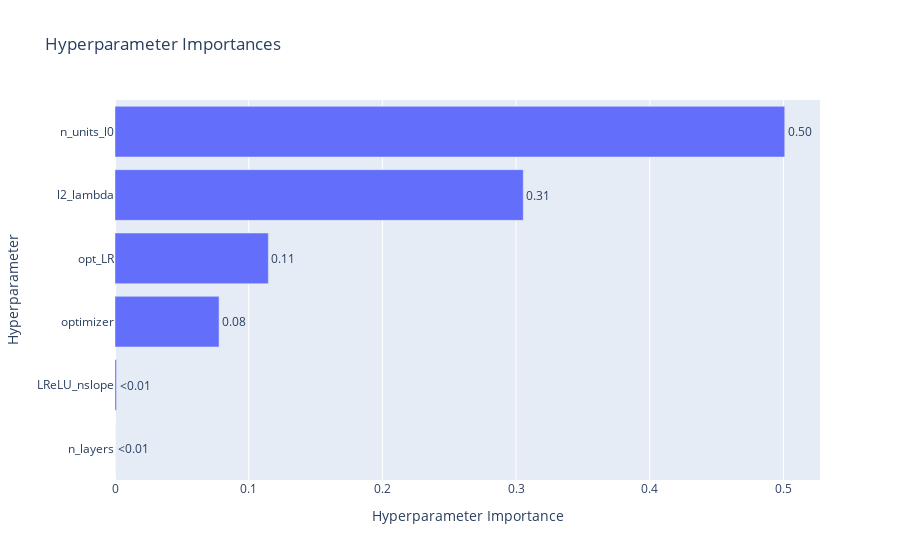

Notebook source saved alongside this figure:
### Code cell
fig3.show()

### Figure 1 — Plotly figure (JSON) as saved in the notebook; plotly's stock layout.template omitted (floating-point values rounded to 4 significant figures)
{"data": [{"cliponaxis": false, "hovertemplate": ["n_layers (IntDistribution): 1.0892300669490458e-05<extra></extra>", "LReLU_nslope (FloatDistribution): 0.0011277240078077957<extra></extra>", "optimizer (CategoricalDistribution): 0.07783225038237374<extra></extra>", "opt_LR (FloatDistribution): 0.11470184369596971<extra></extra>", "l2_lambda (FloatDistribution): 0.305379658852978<extra></extra>", "n_units_l0 (IntDistribution): 0.5009476307602012<extra></extra>"], "name": "Objective Value", "orientation": "h", "text": ["<0.01", "<0.01", "0.08", "0.11", "0.31", "0.50"], "textposition": "outside", "type": "bar", "x": [1.089e-05, 0.001128, 0.07783, 0.1147, 0.3054, 0.5009], "y": ["n_layers", "LReLU_nslope", "optimizer", "opt_LR", "l2_lambda", "n_units_l0"]}], "layout": {"title": {"text": "Hyperparameter Importances"}, "xaxis": {"title": {"text": "Hyperparameter Importance"}}, "yaxis": {"title": {"text": "Hyperparameter"}}}}
